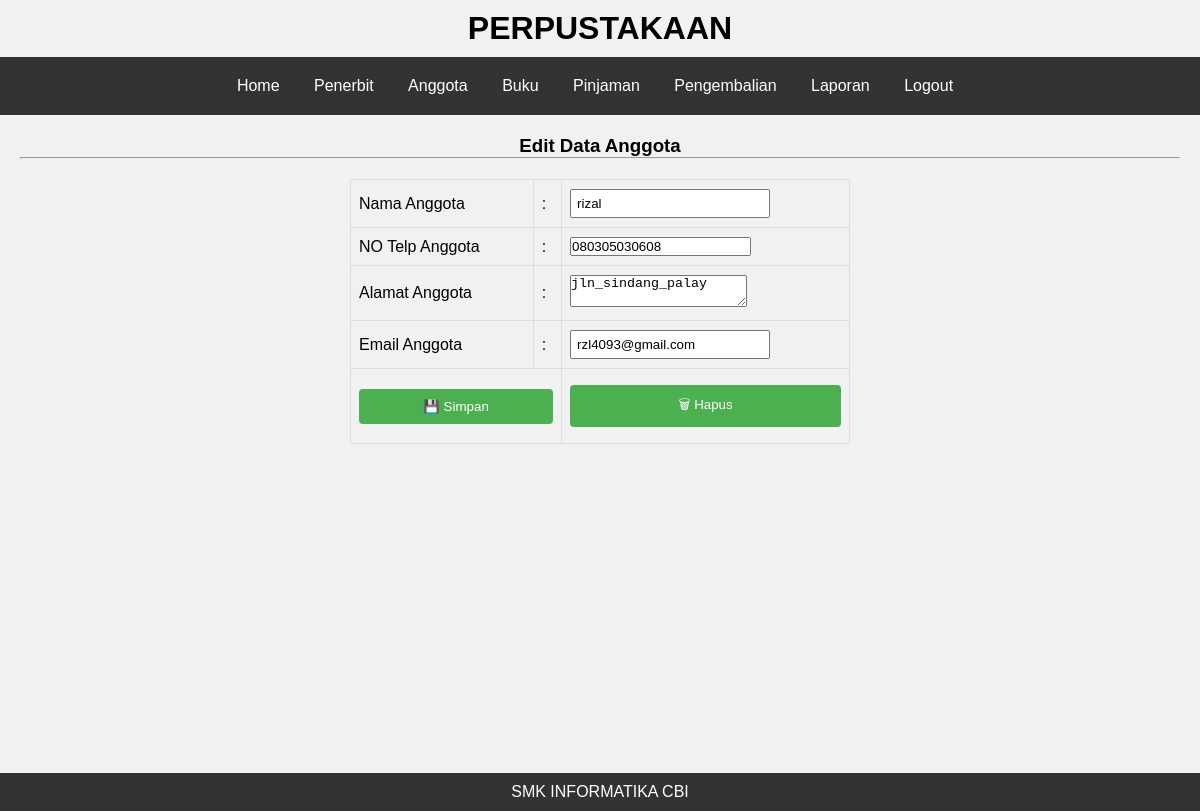
The app's page /media.php?content=edit_anggota&id=1 (signed in) with its own data.
### tables this page shows
CREATE TABLE `tbl_anggota` (
  `id_anggota` int(5) NOT NULL,
  `nama_anggota` varchar(45) DEFAULT NULL,
  `no_telp_anggota` varchar(15) DEFAULT NULL,
  `alamat_anggota` varchar(50) DEFAULT NULL,
  `email_anggota` varchar(30) DEFAULT NULL
);

### content/anggota/edit_anggota.php (the view, shortened to what this page needs)
<?php
include '././koneksi.php';
$id_anggota = $_GET['id'];
$data_anggota = mysqli_query($koneksi, "SELECT * FROM tbl_anggota  WHERE id_anggota='$id_anggota'");
$row = mysqli_fetch_array($data_anggota);
?>
<h3>Edit Data Anggota</h3>
<hr>
<form action="content/anggota/edit_anggota_act.php" method="post">
	<table>
		<tr>
			<td>Nama Anggota</td>
			<td>:</td>
			<td>
				<input type="text" name="nama_anggota" value="<?php echo $row['nama_anggota'] ?>">
			</td>
		</tr>
		<tr>
			<td>NO Telp Anggota</td>
			<td>:</td>
			<td>
				<input type="number" name="no_telp_anggota" value="<?php echo $row['no_telp_anggota'] ?>">
			</td>
		</tr>
		<tr>
			<td>Alamat Anggota</td>
			<td>:</td>
			<td>
                <textarea name="alamat_anggota" required><?php echo $row['alamat_anggota'] ?></textarea>
			</td>
		</tr>
		<tr>
			<td>Email Anggota</td>
			<td>:</td>
			<td>
                <input type="text" name="email_anggota" value="<?php echo $row['email_anggota'] ?>">
			</td>
		</tr>
		<tr>
			<td colspan="2">
				<button type="submit">&#128190; Simpan</button>
			</td>
			<td>
				<button type="reset">&#128465; Hapus</button>
			</td>
		</tr>
	</table>
</form>

### desain/media.css (style rules this page uses)
body { font-family: Arial, sans-serif; margin: 0; }

### desain/penerbit.css (style rules this page uses)
* { padding: 0; margin: 0; }
table { width: 100%; border-collapse: collapse; margin: 20px 0; }
th, td { border: 1px solid #ddd; padding: 8px; text-align: left; }
form { display: inline-block; text-align: right; margin-bottom: 10px; }
input[type="text"] { width: 200px; padding: 5px; margin-left: 10px; }

### desain/tambah_penerbit.css (style rules this page uses)
form { width: 500px; margin: 0 auto; }
table { border-collapse: collapse; width: 100%; }
th, td { padding: 8px; text-align: left; border-bottom: 1px solid #ddd; }
input[type=text], input[type=number], textarea { margin: 1px 0; box-sizing: border-box; }
button[type=submit], button[type=reset] { width: 100%; background-color: #4CAF50; color: white; padding: 10px 15px; margin: 8px 0; border: none; border-radius: 4px; cursor: pointer; }

### records on screen
tbl_anggota: nama_anggota "rizal", no_telp_anggota "080305030608", alamat_anggota "jln_sindang_palay", email_anggota "rzl4093@gmail.com"
